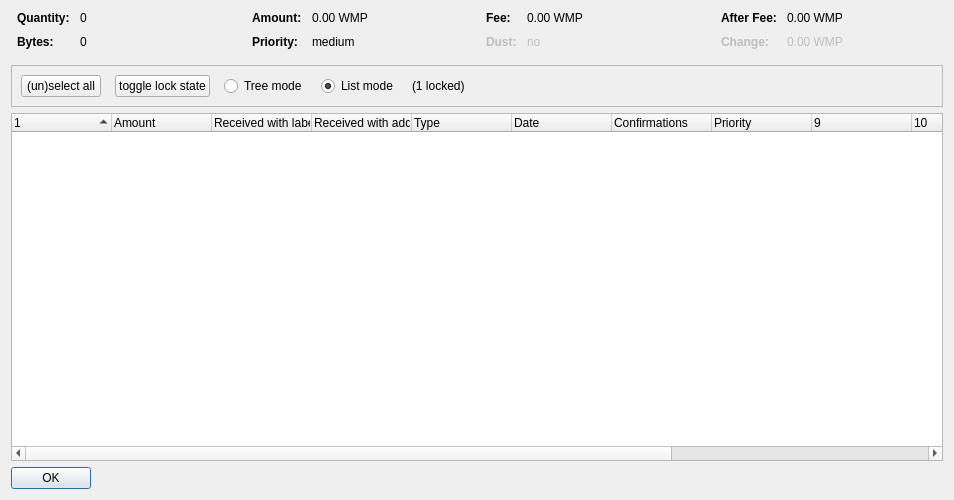
<?xml version="1.0" encoding="UTF-8"?>
<ui version="4.0">
 <class>CoinControlDialog</class>
 <widget class="QDialog" name="CoinControlDialog">
  <property name="geometry">
   <rect>
    <x>0</x>
    <y>0</y>
    <width>954</width>
    <height>500</height>
   </rect>
  </property>
  <property name="windowTitle">
   <string>Coin Selection</string>
  </property>
  <layout class="QVBoxLayout" name="verticalLayout">
   <item>
    <layout class="QHBoxLayout" name="horizontalLayoutTop" stretch="0,0,0,0">
     <property name="topMargin">
      <number>0</number>
     </property>
     <property name="bottomMargin">
      <number>10</number>
     </property>
     <item>
      <layout class="QFormLayout" name="formLayoutCoinControl1">
       <property name="horizontalSpacing">
        <number>10</number>
       </property>
       <property name="verticalSpacing">
        <number>10</number>
       </property>
       <property name="leftMargin">
        <number>6</number>
       </property>
       <property name="rightMargin">
        <number>6</number>
       </property>
       <item row="0" column="0">
        <widget class="QLabel" name="labelCoinControlQuantityText">
         <property name="font">
          <font>
           <weight>75</weight>
           <bold>true</bold>
          </font>
         </property>
         <property name="text">
          <string>Quantity:</string>
         </property>
        </widget>
       </item>
       <item row="0" column="1">
        <widget class="QLabel" name="labelCoinControlQuantity">
         <property name="cursor">
          <cursorShape>IBeamCursor</cursorShape>
         </property>
         <property name="contextMenuPolicy">
          <enum>Qt::ActionsContextMenu</enum>
         </property>
         <property name="text">
          <string notr="true">0</string>
         </property>
         <property name="textInteractionFlags">
          <set>Qt::LinksAccessibleByMouse|Qt::TextSelectableByKeyboard|Qt::TextSelectableByMouse</set>
         </property>
        </widget>
       </item>
       <item row="1" column="0">
        <widget class="QLabel" name="labelCoinControlBytesText">
         <property name="font">
          <font>
           <weight>75</weight>
           <bold>true</bold>
          </font>
         </property>
         <property name="text">
          <string>Bytes:</string>
         </property>
        </widget>
       </item>
       <item row="1" column="1">
        <widget class="QLabel" name="labelCoinControlBytes">
         <property name="cursor">
          <cursorShape>IBeamCursor</cursorShape>
         </property>
         <property name="contextMenuPolicy">
          <enum>Qt::ActionsContextMenu</enum>
         </property>
         <property name="text">
          <string notr="true">0</string>
         </property>
         <property name="textInteractionFlags">
          <set>Qt::LinksAccessibleByMouse|Qt::TextSelectableByKeyboard|Qt::TextSelectableByMouse</set>
         </property>
        </widget>
       </item>
      </layout>
     </item>
     <item>
      <layout class="QFormLayout" name="formLayoutCoinControl2">
       <property name="horizontalSpacing">
        <number>10</number>
       </property>
       <property name="verticalSpacing">
        <number>10</number>
       </property>
       <property name="leftMargin">
        <number>6</number>
       </property>
       <property name="rightMargin">
        <number>6</number>
       </property>
       <item row="0" column="0">
        <widget class="QLabel" name="labelCoinControlAmountText">
         <property name="font">
          <font>
           <weight>75</weight>
           <bold>true</bold>
          </font>
         </property>
         <property name="text">
          <string>Amount:</string>
         </property>
        </widget>
       </item>
       <item row="0" column="1">
        <widget class="QLabel" name="labelCoinControlAmount">
         <property name="cursor">
          <cursorShape>IBeamCursor</cursorShape>
         </property>
         <property name="contextMenuPolicy">
          <enum>Qt::ActionsContextMenu</enum>
         </property>
         <property name="text">
          <string notr="true">0.00 WMP</string>
         </property>
         <property name="textInteractionFlags">
          <set>Qt::LinksAccessibleByMouse|Qt::TextSelectableByKeyboard|Qt::TextSelectableByMouse</set>
         </property>
        </widget>
       </item>
       <item row="1" column="0">
        <widget class="QLabel" name="labelCoinControlPriorityText">
         <property name="font">
          <font>
           <weight>75</weight>
           <bold>true</bold>
          </font>
         </property>
         <property name="text">
          <string>Priority:</string>
         </property>
        </widget>
       </item>
       <item row="1" column="1">
        <widget class="QLabel" name="labelCoinControlPriority">
         <property name="cursor">
          <cursorShape>IBeamCursor</cursorShape>
         </property>
         <property name="contextMenuPolicy">
          <enum>Qt::ActionsContextMenu</enum>
         </property>
         <property name="text">
          <string>medium</string>
         </property>
         <property name="textInteractionFlags">
          <set>Qt::LinksAccessibleByMouse|Qt::TextSelectableByKeyboard|Qt::TextSelectableByMouse</set>
         </property>
        </widget>
       </item>
      </layout>
     </item>
     <item>
      <layout class="QFormLayout" name="formLayoutCoinControl3">
       <property name="horizontalSpacing">
        <number>10</number>
       </property>
       <property name="verticalSpacing">
        <number>10</number>
       </property>
       <property name="leftMargin">
        <number>6</number>
       </property>
       <property name="rightMargin">
        <number>6</number>
       </property>
       <item row="0" column="0">
        <widget class="QLabel" name="labelCoinControlFeeText">
         <property name="font">
          <font>
           <weight>75</weight>
           <bold>true</bold>
          </font>
         </property>
         <property name="text">
          <string>Fee:</string>
         </property>
        </widget>
       </item>
       <item row="0" column="1">
        <widget class="QLabel" name="labelCoinControlFee">
         <property name="cursor">
          <cursorShape>IBeamCursor</cursorShape>
         </property>
         <property name="contextMenuPolicy">
          <enum>Qt::ActionsContextMenu</enum>
         </property>
         <property name="text">
          <string notr="true">0.00 WMP</string>
         </property>
         <property name="textInteractionFlags">
          <set>Qt::LinksAccessibleByMouse|Qt::TextSelectableByKeyboard|Qt::TextSelectableByMouse</set>
         </property>
        </widget>
       </item>
       <item row="1" column="0">
        <widget class="QLabel" name="labelCoinControlLowOutputText">
         <property name="enabled">
          <bool>false</bool>
         </property>
         <property name="font">
          <font>
           <weight>75</weight>
           <bold>true</bold>
          </font>
         </property>
         <property name="text">
          <string>Dust:</string>
         </property>
        </widget>
       </item>
       <item row="1" column="1">
        <widget class="QLabel" name="labelCoinControlLowOutput">
         <property name="enabled">
          <bool>false</bool>
         </property>
         <property name="cursor">
          <cursorShape>IBeamCursor</cursorShape>
         </property>
         <property name="contextMenuPolicy">
          <enum>Qt::ActionsContextMenu</enum>
         </property>
         <property name="text">
          <string>no</string>
         </property>
         <property name="textInteractionFlags">
          <set>Qt::LinksAccessibleByMouse|Qt::TextSelectableByKeyboard|Qt::TextSelectableByMouse</set>
         </property>
        </widget>
       </item>
      </layout>
     </item>
     <item>
      <layout class="QFormLayout" name="formLayoutCoinControl4">
       <property name="horizontalSpacing">
        <number>10</number>
       </property>
       <property name="verticalSpacing">
        <number>10</number>
       </property>
       <property name="leftMargin">
        <number>6</number>
       </property>
       <property name="rightMargin">
        <number>6</number>
       </property>
       <item row="0" column="0">
        <widget class="QLabel" name="labelCoinControlAfterFeeText">
         <property name="font">
          <font>
           <weight>75</weight>
           <bold>true</bold>
          </font>
         </property>
         <property name="text">
          <string>After Fee:</string>
         </property>
        </widget>
       </item>
       <item row="0" column="1">
        <widget class="QLabel" name="labelCoinControlAfterFee">
         <property name="cursor">
          <cursorShape>IBeamCursor</cursorShape>
         </property>
         <property name="contextMenuPolicy">
          <enum>Qt::ActionsContextMenu</enum>
         </property>
         <property name="text">
          <string notr="true">0.00 WMP</string>
         </property>
         <property name="textInteractionFlags">
          <set>Qt::LinksAccessibleByMouse|Qt::TextSelectableByKeyboard|Qt::TextSelectableByMouse</set>
         </property>
        </widget>
       </item>
       <item row="1" column="0">
        <widget class="QLabel" name="labelCoinControlChangeText">
         <property name="enabled">
          <bool>false</bool>
         </property>
         <property name="font">
          <font>
           <weight>75</weight>
           <bold>true</bold>
          </font>
         </property>
         <property name="text">
          <string>Change:</string>
         </property>
        </widget>
       </item>
       <item row="1" column="1">
        <widget class="QLabel" name="labelCoinControlChange">
         <property name="enabled">
          <bool>false</bool>
         </property>
         <property name="cursor">
          <cursorShape>IBeamCursor</cursorShape>
         </property>
         <property name="contextMenuPolicy">
          <enum>Qt::ActionsContextMenu</enum>
         </property>
         <property name="text">
          <string notr="true">0.00 WMP</string>
         </property>
         <property name="textInteractionFlags">
          <set>Qt::LinksAccessibleByMouse|Qt::TextSelectableByKeyboard|Qt::TextSelectableByMouse</set>
         </property>
        </widget>
       </item>
      </layout>
     </item>
    </layout>
   </item>
   <item>
    <widget class="QFrame" name="frame">
     <property name="minimumSize">
      <size>
       <width>0</width>
       <height>40</height>
      </size>
     </property>
     <property name="frameShape">
      <enum>QFrame::StyledPanel</enum>
     </property>
     <property name="frameShadow">
      <enum>QFrame::Sunken</enum>
     </property>
     <layout class="QHBoxLayout" name="horizontalLayout">
      <item>
       <layout class="QHBoxLayout" name="horizontalLayoutPanel" stretch="0,0,0,0,0,0">
        <property name="spacing">
         <number>14</number>
        </property>
        <item>
         <widget class="QPushButton" name="pushButtonSelectAll">
          <property name="sizePolicy">
           <sizepolicy hsizetype="Maximum" vsizetype="Fixed">
            <horstretch>0</horstretch>
            <verstretch>0</verstretch>
           </sizepolicy>
          </property>
          <property name="text">
           <string>(un)select all</string>
          </property>
          <property name="autoDefault">
           <bool>false</bool>
          </property>
         </widget>
        </item>
        <item>
         <widget class="QPushButton" name="pushButtonToggleLock">
          <property name="sizePolicy">
           <sizepolicy hsizetype="Maximum" vsizetype="Fixed">
            <horstretch>0</horstretch>
            <verstretch>0</verstretch>
           </sizepolicy>
          </property>
          <property name="text">
           <string>toggle lock state</string>
          </property>
          <property name="autoDefault">
           <bool>false</bool>
          </property>
         </widget>
        </item>
        <item>
         <widget class="QRadioButton" name="radioTreeMode">
          <property name="sizePolicy">
           <sizepolicy hsizetype="Maximum" vsizetype="Fixed">
            <horstretch>0</horstretch>
            <verstretch>0</verstretch>
           </sizepolicy>
          </property>
          <property name="text">
           <string>Tree mode</string>
          </property>
         </widget>
        </item>
        <item>
         <widget class="QRadioButton" name="radioListMode">
          <property name="sizePolicy">
           <sizepolicy hsizetype="Maximum" vsizetype="Fixed">
            <horstretch>0</horstretch>
            <verstretch>0</verstretch>
           </sizepolicy>
          </property>
          <property name="text">
           <string>List mode</string>
          </property>
          <property name="checked">
           <bool>true</bool>
          </property>
         </widget>
        </item>
        <item>
         <widget class="QLabel" name="labelLocked">
          <property name="text">
           <string>(1 locked)</string>
          </property>
         </widget>
        </item>
        <item>
         <spacer name="horizontalSpacer">
          <property name="orientation">
           <enum>Qt::Horizontal</enum>
          </property>
          <property name="sizeHint" stdset="0">
           <size>
            <width>40</width>
            <height>20</height>
           </size>
          </property>
         </spacer>
        </item>
       </layout>
      </item>
     </layout>
    </widget>
   </item>
   <item>
    <widget class="CoinControlTreeWidget" name="treeWidget">
     <property name="contextMenuPolicy">
      <enum>Qt::CustomContextMenu</enum>
     </property>
     <property name="sortingEnabled">
      <bool>false</bool>
     </property>
     <property name="columnCount">
      <number>13</number>
     </property>
     <attribute name="headerShowSortIndicator" stdset="0">
      <bool>true</bool>
     </attribute>
     <attribute name="headerStretchLastSection">
      <bool>false</bool>
     </attribute>
     <column>
      <property name="text">
       <string/>
      </property>
     </column>
     <column>
      <property name="text">
       <string>Amount</string>
      </property>
     </column>
     <column>
      <property name="text">
       <string>Received with label</string>
      </property>
     </column>
     <column>
      <property name="text">
       <string>Received with address</string>
      </property>
     </column>
     <column>
      <property name="text">
       <string>Type</string>
      </property>
     </column>
     <column>
      <property name="text">
       <string>Date</string>
      </property>
     </column>
     <column>
      <property name="text">
       <string>Confirmations</string>
      </property>
      <property name="toolTip">
       <string>Confirmed</string>
      </property>
     </column>
     <column>
      <property name="text">
       <string>Priority</string>
      </property>
     </column>
     <column>
      <property name="text">
       <string/>
      </property>
     </column>
     <column>
      <property name="text">
       <string/>
      </property>
     </column>
     <column>
      <property name="text">
       <string/>
      </property>
     </column>
     <column>
      <property name="text">
       <string/>
      </property>
     </column>
     <column>
      <property name="text">
       <string/>
      </property>
     </column>
    </widget>
   </item>
   <item>
    <widget class="QDialogButtonBox" name="buttonBox">
     <property name="sizePolicy">
      <sizepolicy hsizetype="Maximum" vsizetype="Fixed">
       <horstretch>0</horstretch>
       <verstretch>0</verstretch>
      </sizepolicy>
     </property>
     <property name="orientation">
      <enum>Qt::Horizontal</enum>
     </property>
     <property name="standardButtons">
      <set>QDialogButtonBox::Ok</set>
     </property>
    </widget>
   </item>
  </layout>
 </widget>
 <customwidgets>
  <customwidget>
   <class>CoinControlTreeWidget</class>
   <extends>QTreeWidget</extends>
   <header>coincontroltreewidget.h</header>
  </customwidget>
 </customwidgets>
 <resources/>
 <connections/>
</ui>
